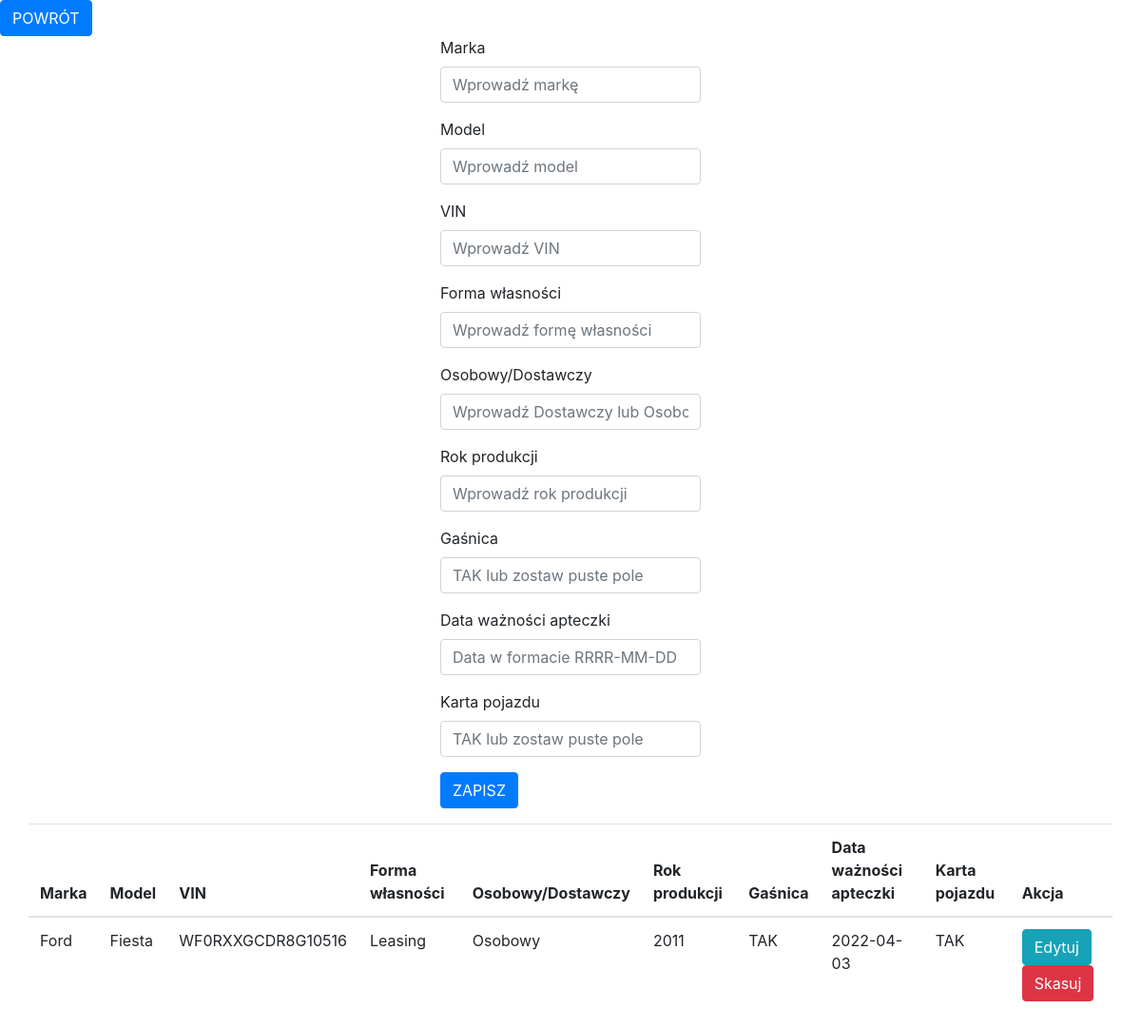
/Aplikacja/samochody.php, run on an earlier commit of the app's database.
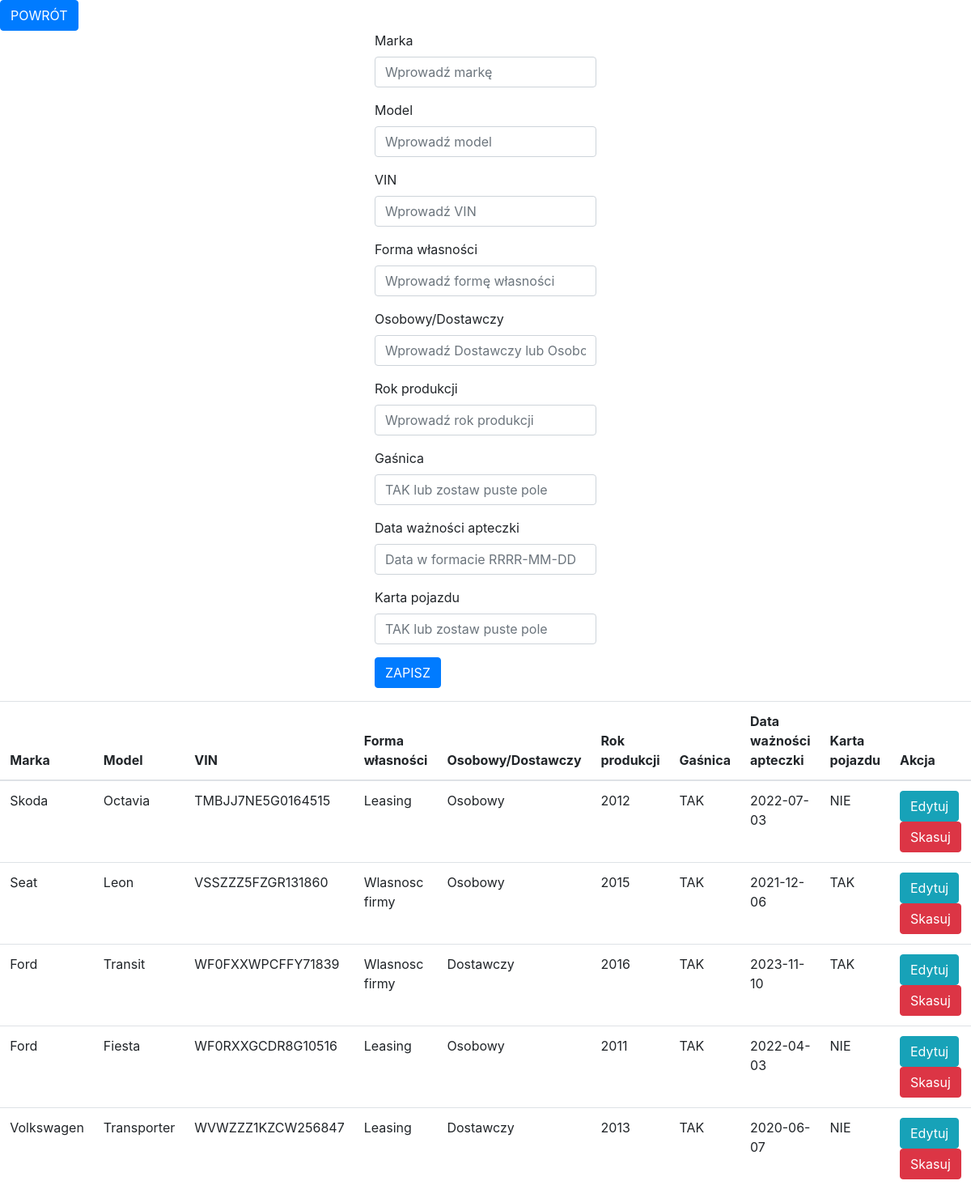
And on a later commit of the database.
### tables this page shows
CREATE TABLE `samochod` (
  `marka` varchar(20),
  `model` varchar(20),
  `vin` varchar(17),
  `forma_wlasnosci` varchar(20),
  `osob_dost` varchar(9),
  `rok_prod` int(4) unsigned,
  `gasnica` varchar(4) ,
  `apteczka_data` date,
  `karta_pojazdu` varchar(4),
  PRIMARY KEY (`vin`)
) DEFAULT CHARSET=utf8;

### Aplikacja/samochody-przetwarzanie.php (called while the page is built, shortened)
<?php
$marka = '';
$model = '';
$vin = '';
$forma_wlasnosci = '';
$osob_dost = '';
$rok_prod = '';
$gasnica = '';
$apteczka_data = '';
$karta_pojazdu = '';
$update = false;
?>

### Aplikacja/samochody.php (the view, shortened to what this page needs)
<!doctype html>
<html>
	<head>
		<link rel="stylesheet" href="https://stackpath.bootstrapcdn.com/bootstrap/4.5.0/css/bootstrap.min.css">
		</head>
	<body>
		<?php require_once 'samochody-przetwarzanie.php';?>
		<a href="index.php" class="btn btn-primary">POWRÓT</a>
		<div class="row justify-content-center">
		<form action="samochody-przetwarzanie.php" method="POST">
			<div class="form-group">
			<label>Marka</label>
			<input type="text" name="marka" class="form-control"
				   value="<?php echo $marka; ?>" placeholder="Wprowadź markę">
			</div>
			<div class="form-group">
			<label>Model</label>
			<input type="text" name="model" class="form-control"
				   value="<?php echo $model; ?>" placeholder="Wprowadź model">
			</div>
			<div class="form-group">
			<label>VIN</label>
			<input type="text" name="vin" class="form-control"
				   value="<?php echo $vin; ?>" placeholder="Wprowadź VIN">
			</div>
			<div class="form-group">
			<label>Forma własności</label>
			<input type="text" name="forma_wlasnosci" class="form-control"
				   value="<?php echo $forma_wlasnosci; ?>" placeholder="Wprowadź formę własności">
			</div>
			<div class="form-group">
			<label>Osobowy/Dostawczy</label>
			<input type="text" name="osob_dost" class="form-control"
				   value="<?php echo $osob_dost; ?>" placeholder="Wprowadź Dostawczy lub Osobowy">
			</div>
			<div class="form-group">
			<label>Rok produkcji</label>
			<input type="text" name="rok_prod" class="form-control"
				   value="<?php echo $rok_prod; ?>" placeholder="Wprowadź rok produkcji">
			</div>
			<div class="form-group">
			<label>Gaśnica</label>
			<input type="text" name="gasnica" class="form-control"
				   value="<?php echo $gasnica; ?>" placeholder="TAK lub zostaw puste pole">
			</div>
			<div class="form-group">
			<label>Data ważności apteczki</label>
			<input type="text" name="apteczka_data" class="form-control"
				   value="<?php echo $apteczka_data; ?>" placeholder="Data w formacie RRRR-MM-DD">
			</div>
			<div class="form-group">
			<label>Karta pojazdu</label>
			<input type="text" name="karta_pojazdu" class="form-control"
				   value="<?php echo $karta_pojazdu; ?>" placeholder="TAK lub zostaw puste pole">
			</div>
			<div class="form-group">
			<?php
			if  ($update == true):
			?>
				<button type="submit" class="btn btn-info" name="edytuj">EDYTUJ</button>
			<?php
			else:
			?>
				<button type="submit" class="btn btn-primary" name="zapisz">ZAPISZ</button>
			<?php
			endif;
			?>
			</div>
		</form>
		</div>
		<div class="container">
		<?php
			$link = new mysqli("localhost", "kmindowicz", "xeefae7Ohth7", "kmindowicz_projekt") or
			die(mysqli_error($link));
			$link->query("SET NAMES 'utf8'");
			$link->query("SET CHARACTER SET utf8");
			$link->query("SET SESSION collation_connection = 'utf8_unicode_ci'");
			$tabela = $link->query("SELECT * from samochod") or die($link->error);
		?>
		<div class="row justify-content-center">
			<table class="table">
				<thead>
					<tr>
						<th>Marka</th>
						<th>Model</th>
						<th>VIN</th>
						<th>Forma własności</th>
						<th>Osobowy/Dostawczy</th>
						<th>Rok produkcji</th>
						<th>Gaśnica</th>
						<th>Data ważności apteczki</th>
						<th>Karta pojazdu</th>
						<th colspan="2">Akcja</th>
					</tr>
				</thead>
				<?php
					while($rzad = $tabela->fetch_assoc()):
				?>
				<tr>
					<td><?php echo $rzad['marka']; ?></td>
					<td><?php echo $rzad['model']; ?></td>
					<td><?php echo $rzad['vin']; ?></td>
					<td><?php echo $rzad['forma_wlasnosci']; ?></td>
					<td><?php echo $rzad['osob_dost']; ?></td>
					<td><?php echo $rzad['rok_prod']; ?></td>
					<td><?php echo $rzad['gasnica']; ?></td>
					<td><?php echo $rzad['apteczka_data']; ?></td>
					<td><?php echo $rzad['karta_pojazdu']; ?></td>
					<td>
						<a href="samochody.php?edit=<?php echo $rzad['vin']; ?>"
						   class="btn btn-info">Edytuj</a>
						<a href="samochody.php?delete=<?php echo $rzad['vin']; ?>"
						   class="btn btn-danger">Skasuj</a>
					</td>
				</tr>
				<?php endwhile; ?>
			</table>
		</div>
		</div>
	</body>
	</html>

What changed in the data, as far as the page shows it:
added samochod: marka "Skoda", model "Octavia", vin "TMBJJ7NE5G0164515", forma_wlasnosci "Leasing", osob_dost "Osobowy", rok_prod "2012", gasnica "TAK", apteczka_data "2022-07-03", karta_pojazdu "NIE"
added samochod: marka "Seat", model "Leon", vin "VSSZZZ5FZGR131860", forma_wlasnosci "Wlasnosc firmy", osob_dost "Osobowy", rok_prod "2015", gasnica "TAK", apteczka_data "2021-12-06", karta_pojazdu "TAK"
added samochod: marka "Ford", model "Transit", vin "WF0FXXWPCFFY71839", forma_wlasnosci "Wlasnosc firmy", osob_dost "Dostawczy", rok_prod "2016", gasnica "TAK", apteczka_data "2023-11-10", karta_pojazdu "TAK"
changed samochod "Fiesta": karta_pojazdu "TAK" → "NIE"
added samochod: marka "Volkswagen", model "Transporter", vin "WVWZZZ1KZCW256847", forma_wlasnosci "Leasing", osob_dost "Dostawczy", rok_prod "2013", gasnica "TAK", apteczka_data "2020-06-07", karta_pojazdu "NIE"
